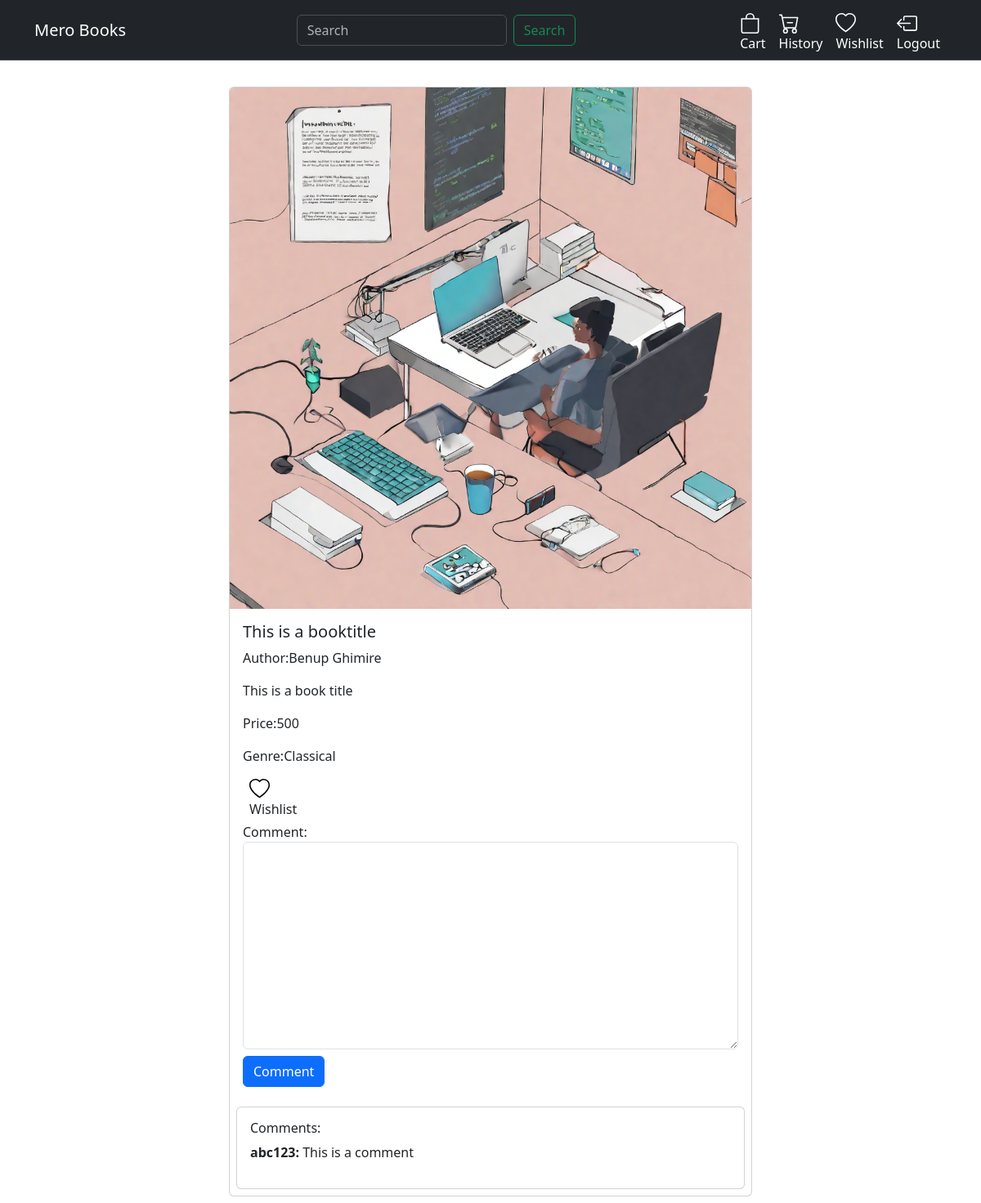
The page /bookdetail/1/ (signed in) on the database its author committed.
### bookstore/models.py (models this page shows, shortened)
class Book(models.Model):
    title=models.CharField(max_length=100)
    author=models.ForeignKey(Author,on_delete=models.CASCADE)
    genre=models.ForeignKey(Genre,on_delete=models.CASCADE)
    price=models.IntegerField()
    description=models.TextField()
    book_image=models.ImageField()

class Author(models.Model):
    name=models.CharField(max_length=50)
    def __str__(self) -> str:
        return self.name

class Genre(models.Model):
    name=models.CharField(max_length=30)
    def __str__(self) -> str:
        return self.name

class Comment(models.Model):
    value=models.TextField(blank=False)
    comment_user=models.ForeignKey(User,on_delete=models.CASCADE)
    book=models.ForeignKey(Book,on_delete=models.CASCADE)

### bookstore/views.py (the view, shortened to what this page needs)
# urls.py: path('bookdetail/<int:book_id>/',BookDetail.as_view(),name="bookdetail"),
@method_decorator(login_required(login_url='bookstore:login'),name="dispatch")
class BookDetail(View):
    def get(self,request,book_id):
        book=Book.objects.get(id=book_id)
        comments=Comment.objects.filter(book=book_id)
        return render(request,'bookstore/bookdetail.html',{'book':book,'comments':comments})

### bookstore/customauth.py (called while the page is built)
    def get_user(self, user_id):
        try:
            return User.objects.get(pk=user_id)
        except User.DoesNotExist:
            return None

### bookstore/templates/bookstore/bookdetail.html (shortened to what this page needs)
{% extends 'index.html' %}
{% block content %}
{% include 'storenavbar.html' %}
<div class="container mt-4">
    <div class="row">
        <div class="col d-flex justify-content-center">
            <div class="card my-2 mx-lg-2 mx-md-2" style="width: 40rem;">
                <img src="{{book.book_image.url}}" class="card-img-top" alt="{{book.title}}">
                <div class="card-body">
                <h5 class="card-title">{{book.title}}</h5>
                <p class="card-text">Author:{{book.author}}</p>
                <p class="card-text">{{book.description}}</p>
                <p class="card-text">Price:{{book.price}}</p>
                <p class="card-text">Genre:{{book.genre}}</p>
                <div id="wishlist_id" class="d-inline-block mx-2 d-flex flex-column text-decoration-none my-1" data-book="{{book.id}}"><span>Wishlist</span></div>
                <form method="post" action="{% url 'bookstore:bookdetail' book.id %}">
                    <label for="comment_id">Comment:</label>
                    <textarea name="comment" id="comment_id" cols="30" rows="10" class="form-control"></textarea>
                    <input type="submit" class="btn btn-primary mt-2" value="Comment">
                </form>
            </div>
            <div class="card my-2 mx-lg-2 mx-md-2 p-3">
                <h6>Comments:</h6>
                {% if comments %}
                    {% for comment in comments %}
                        <p><strong>{{comment.comment_user}}: </strong>{{comment.value}}</p>
                    {% endfor %}
                {% else %}
                    <p>No comments</p>
                {% endif %}
            </div>
        </div>
    </div>
</div>
{% endblock %}

### rows shown on the page
Book: book_image (picture), title "This is a booktitle", author "Benup Ghimire", description "This is a book title", price "500", genre "Classical"
Comment: comment_user "abc123", value "This is a comment"
